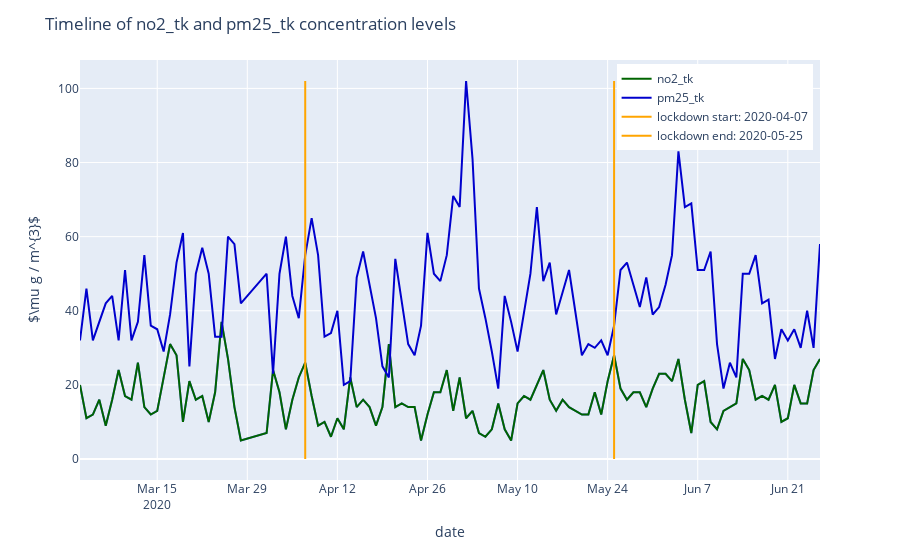

The cell this chart's notebook holds for it:
### Code cell
# 4.2.8.2) Timeline of pollutant concentration levels
plot_poll_by_date(df_final, 'date', 'no2_tk', 'pm25_tk', lock_dict.get('tk').get('start'), lock_dict.get('tk').get('end'))
# plot_poll_by_date(df_final, 'date', 'no2_tk_ip', 'pm25_tk_ip', lock_dict.get('tk').get('start'), lock_dict.get('tk').get('end'))
